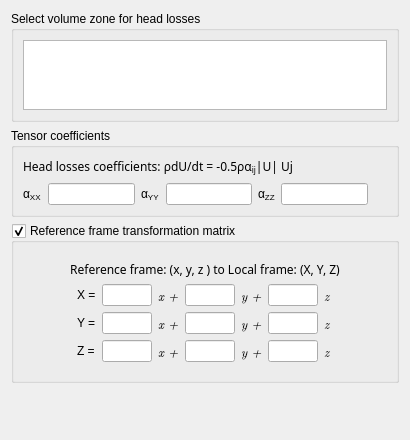
<?xml version="1.0" encoding="UTF-8"?>
<ui version="4.0">
 <class>HeadLossesForm</class>
 <widget class="QWidget" name="HeadLossesForm">
  <property name="geometry">
   <rect>
    <x>0</x>
    <y>0</y>
    <width>410</width>
    <height>440</height>
   </rect>
  </property>
  <property name="windowTitle">
   <string>Form</string>
  </property>
  <layout class="QVBoxLayout" name="verticalLayout">
   <item>
    <widget class="QGroupBox" name="groupBoxZones">
     <property name="maximumSize">
      <size>
       <width>16777215</width>
       <height>150</height>
      </size>
     </property>
     <property name="toolTip">
      <string>&lt;html&gt;&lt;head/&gt;&lt;body&gt;&lt;p&gt;&lt;span style=&quot; font-size:9pt;&quot;&gt;Define head losses on volume zones defined in the Volume regions definition heading.&lt;/span&gt;&lt;/p&gt;&lt;/body&gt;&lt;/html&gt;</string>
     </property>
     <property name="title">
      <string>Select volume zone for head losses </string>
     </property>
     <layout class="QGridLayout">
      <item row="0" column="0">
       <widget class="QTreeView" name="treeView">
        <property name="toolTip">
         <string>&lt;html&gt;&lt;head/&gt;&lt;body&gt;&lt;p&gt;&lt;span style=&quot; font-size:9pt;&quot;&gt;Define head losses on volume zones defined in the Volume regions definition heading.&lt;/span&gt;&lt;/p&gt;&lt;/body&gt;&lt;/html&gt;</string>
        </property>
        <property name="indentation">
         <number>0</number>
        </property>
        <property name="rootIsDecorated">
         <bool>false</bool>
        </property>
       </widget>
      </item>
     </layout>
    </widget>
   </item>
   <item>
    <widget class="QGroupBox" name="groupBoxDef">
     <property name="toolTip">
      <string>&lt;html&gt;&lt;head/&gt;&lt;body&gt;&lt;p&gt;&lt;span style=&quot; font-size:9pt;&quot;&gt;Define the coefficients of the head losses tensor. This tensor is symmetric and positive.&lt;/span&gt;&lt;/p&gt;&lt;p&gt;&lt;span style=&quot; font-size:9pt;&quot;&gt;(Code_Saturne key word: &lt;/span&gt;&lt;span style=&quot; font-size:9pt; font-weight:600;&quot;&gt;CKUPDC(NCEPDP,6)&lt;/span&gt;&lt;span style=&quot; font-size:9pt;&quot;&gt;)&lt;/span&gt;&lt;/p&gt;&lt;/body&gt;&lt;/html&gt;</string>
     </property>
     <property name="title">
      <string>Tensor coefficients</string>
     </property>
     <layout class="QHBoxLayout" name="horizontalLayout_2">
      <item>
       <spacer name="horizontalSpacer_2">
        <property name="orientation">
         <enum>Qt::Horizontal</enum>
        </property>
        <property name="sizeHint" stdset="0">
         <size>
          <width>1</width>
          <height>18</height>
         </size>
        </property>
       </spacer>
      </item>
      <item>
       <layout class="QGridLayout" name="gridLayout">
        <item row="0" column="0">
         <widget class="QLabel" name="label_17">
          <property name="font">
           <font>
            <family>Sans Serif</family>
            <pointsize>9</pointsize>
            <weight>50</weight>
            <italic>false</italic>
            <bold>false</bold>
           </font>
          </property>
          <property name="styleSheet">
           <string notr="true">font: 9pt &quot;Sans Serif&quot;;abd</string>
          </property>
          <property name="text">
           <string>Head losses coefficients: ρdU/dt = -0.5ρα&lt;sub&gt;ij&lt;/sub&gt;|U| U&lt;/sub&gt;j</string>
          </property>
         </widget>
        </item>
        <item row="1" column="0" colspan="2">
         <layout class="QHBoxLayout" name="horizontalLayout">
          <item>
           <widget class="QLabel" name="label_2">
            <property name="toolTip">
             <string>&lt;html&gt;&lt;head/&gt;&lt;body&gt;&lt;p&gt;&lt;span style=&quot; font-size:9pt;&quot;&gt;Define the first diagonal component of the head losses tensor.&lt;/span&gt;&lt;/p&gt;&lt;/body&gt;&lt;/html&gt;</string>
            </property>
            <property name="text">
             <string>α&lt;sub&gt;XX&lt;/sub&gt;</string>
            </property>
           </widget>
          </item>
          <item>
           <widget class="QLineEdit" name="lineEdit">
            <property name="toolTip">
             <string>&lt;html&gt;&lt;head/&gt;&lt;body&gt;&lt;p&gt;&lt;span style=&quot; font-size:9pt;&quot;&gt;Define the first diagonal component of the head losses tensor.&lt;/span&gt;&lt;/p&gt;&lt;/body&gt;&lt;/html&gt;</string>
            </property>
           </widget>
          </item>
          <item>
           <spacer>
            <property name="orientation">
             <enum>Qt::Horizontal</enum>
            </property>
            <property name="sizeHint" stdset="0">
             <size>
              <width>13</width>
              <height>20</height>
             </size>
            </property>
           </spacer>
          </item>
          <item>
           <widget class="QLabel" name="label_3">
            <property name="toolTip">
             <string>&lt;html&gt;&lt;head/&gt;&lt;body&gt;&lt;p&gt;&lt;span style=&quot; font-size:9pt;&quot;&gt;Define the second diagonal component of the head losses tensor.&lt;/span&gt;&lt;/p&gt;&lt;/body&gt;&lt;/html&gt;</string>
            </property>
            <property name="text">
             <string>α&lt;sub&gt;YY&lt;/sub&gt;</string>
            </property>
           </widget>
          </item>
          <item>
           <widget class="QLineEdit" name="lineEdit_2">
            <property name="toolTip">
             <string>&lt;html&gt;&lt;head/&gt;&lt;body&gt;&lt;p&gt;&lt;span style=&quot; font-size:9pt;&quot;&gt;Define the second diagonal component of the head losses tensor.&lt;/span&gt;&lt;/p&gt;&lt;/body&gt;&lt;/html&gt;</string>
            </property>
           </widget>
          </item>
          <item>
           <spacer>
            <property name="orientation">
             <enum>Qt::Horizontal</enum>
            </property>
            <property name="sizeHint" stdset="0">
             <size>
              <width>13</width>
              <height>20</height>
             </size>
            </property>
           </spacer>
          </item>
          <item>
           <widget class="QLabel" name="label_4">
            <property name="toolTip">
             <string>&lt;html&gt;&lt;head/&gt;&lt;body&gt;&lt;p&gt;&lt;span style=&quot; font-size:9pt;&quot;&gt;Define the third diagonal component of the head losses tensor.&lt;/span&gt;&lt;/p&gt;&lt;/body&gt;&lt;/html&gt;</string>
            </property>
            <property name="text">
             <string>α&lt;sub&gt;ZZ&lt;/sub&gt;</string>
            </property>
           </widget>
          </item>
          <item>
           <widget class="QLineEdit" name="lineEdit_3">
            <property name="toolTip">
             <string>&lt;html&gt;&lt;head/&gt;&lt;body&gt;&lt;p&gt;&lt;span style=&quot; font-size:9pt;&quot;&gt;Define the third diagonal component of the head losses tensor.&lt;/span&gt;&lt;/p&gt;&lt;/body&gt;&lt;/html&gt;</string>
            </property>
           </widget>
          </item>
          <item>
           <spacer name="horizontalSpacer_4">
            <property name="orientation">
             <enum>Qt::Horizontal</enum>
            </property>
            <property name="sizeHint" stdset="0">
             <size>
              <width>40</width>
              <height>20</height>
             </size>
            </property>
           </spacer>
          </item>
         </layout>
        </item>
        <item row="0" column="1">
         <spacer name="horizontalSpacer">
          <property name="orientation">
           <enum>Qt::Horizontal</enum>
          </property>
          <property name="sizeHint" stdset="0">
           <size>
            <width>76</width>
            <height>20</height>
           </size>
          </property>
         </spacer>
        </item>
       </layout>
      </item>
      <item>
       <spacer name="horizontalSpacer_3">
        <property name="orientation">
         <enum>Qt::Horizontal</enum>
        </property>
        <property name="sizeHint" stdset="0">
         <size>
          <width>6</width>
          <height>13</height>
         </size>
        </property>
       </spacer>
      </item>
     </layout>
    </widget>
   </item>
   <item>
    <widget class="QGroupBox" name="groupBox_3">
     <property name="enabled">
      <bool>true</bool>
     </property>
     <property name="toolTip">
      <string>&lt;html&gt;&lt;head/&gt;&lt;body&gt;&lt;p&gt;&lt;span style=&quot; font-size:9pt;&quot;&gt;Modify the reference frame transformation matrix to define a local frame.&lt;/span&gt;&lt;/p&gt;&lt;/body&gt;&lt;/html&gt;</string>
     </property>
     <property name="title">
      <string>Reference frame transformation matrix</string>
     </property>
     <property name="checkable">
      <bool>true</bool>
     </property>
     <property name="checked">
      <bool>true</bool>
     </property>
     <layout class="QGridLayout" name="_5">
      <item row="0" column="0">
       <widget class="QFrame" name="frameTransfo">
        <property name="frameShape">
         <enum>QFrame::NoFrame</enum>
        </property>
        <property name="frameShadow">
         <enum>QFrame::Raised</enum>
        </property>
        <property name="lineWidth">
         <number>0</number>
        </property>
        <layout class="QGridLayout" name="_6">
         <item row="0" column="0">
          <widget class="QLabel" name="label">
           <property name="font">
            <font>
             <family>Sans Serif</family>
             <pointsize>9</pointsize>
             <italic>false</italic>
            </font>
           </property>
           <property name="toolTip">
            <string>&lt;html&gt;&lt;head/&gt;&lt;body&gt;&lt;p&gt;&lt;span style=&quot; font-size:9pt;&quot;&gt;Modify the reference frame transformation matrix to define a local frame.&lt;/span&gt;&lt;/p&gt;&lt;/body&gt;&lt;/html&gt;</string>
           </property>
           <property name="text">
            <string>&lt;html&gt;&lt;head/&gt;&lt;body&gt;&lt;p&gt;Reference frame: (x, y, z ) to Local frame: (X, Y, Z)&lt;/p&gt;&lt;/body&gt;&lt;/html&gt;</string>
           </property>
           <property name="alignment">
            <set>Qt::AlignCenter</set>
           </property>
          </widget>
         </item>
         <item row="1" column="0">
          <layout class="QGridLayout" name="_7">
           <item row="0" column="0">
            <spacer>
             <property name="orientation">
              <enum>Qt::Horizontal</enum>
             </property>
             <property name="sizeHint" stdset="0">
              <size>
               <width>40</width>
               <height>20</height>
              </size>
             </property>
            </spacer>
           </item>
           <item row="0" column="1">
            <layout class="QGridLayout" name="_8">
             <item row="0" column="0">
              <widget class="QLabel" name="label_18">
               <property name="toolTip">
                <string>&lt;html&gt;&lt;head/&gt;&lt;body&gt;&lt;p&gt;&lt;span style=&quot; font-size:9pt;&quot;&gt;Modify the reference frame transformation matrix to define a local frame.&lt;/span&gt;&lt;/p&gt;&lt;/body&gt;&lt;/html&gt;</string>
               </property>
               <property name="text">
                <string>X =</string>
               </property>
              </widget>
             </item>
             <item row="0" column="1">
              <widget class="QLineEdit" name="lineEdit_4">
               <property name="minimumSize">
                <size>
                 <width>50</width>
                 <height>0</height>
                </size>
               </property>
               <property name="maximumSize">
                <size>
                 <width>50</width>
                 <height>16777215</height>
                </size>
               </property>
               <property name="toolTip">
                <string>&lt;html&gt;&lt;head/&gt;&lt;body&gt;&lt;p&gt;&lt;span style=&quot; font-size:9pt;&quot;&gt;Modify the reference frame transformation matrix to define a local frame.&lt;/span&gt;&lt;/p&gt;&lt;/body&gt;&lt;/html&gt;</string>
               </property>
              </widget>
             </item>
             <item row="0" column="2">
              <widget class="QLabel" name="label_19">
               <property name="font">
                <font>
                 <family>LMRoman10</family>
                 <pointsize>10</pointsize>
                 <weight>50</weight>
                 <italic>true</italic>
                 <bold>false</bold>
                </font>
               </property>
               <property name="toolTip">
                <string>&lt;html&gt;&lt;head/&gt;&lt;body&gt;&lt;p&gt;&lt;span style=&quot; font-size:9pt;&quot;&gt;Modify the reference frame transformation matrix to define a local frame.&lt;/span&gt;&lt;/p&gt;&lt;/body&gt;&lt;/html&gt;</string>
               </property>
               <property name="text">
                <string>x +</string>
               </property>
              </widget>
             </item>
             <item row="0" column="3">
              <widget class="QLineEdit" name="lineEdit_5">
               <property name="minimumSize">
                <size>
                 <width>50</width>
                 <height>0</height>
                </size>
               </property>
               <property name="maximumSize">
                <size>
                 <width>50</width>
                 <height>16777215</height>
                </size>
               </property>
               <property name="toolTip">
                <string>&lt;html&gt;&lt;head/&gt;&lt;body&gt;&lt;p&gt;&lt;span style=&quot; font-size:9pt;&quot;&gt;Modify the reference frame transformation matrix to define a local frame.&lt;/span&gt;&lt;/p&gt;&lt;/body&gt;&lt;/html&gt;</string>
               </property>
              </widget>
             </item>
             <item row="0" column="4">
              <widget class="QLabel" name="label_20">
               <property name="font">
                <font>
                 <family>LMRoman10</family>
                 <pointsize>10</pointsize>
                 <italic>true</italic>
                </font>
               </property>
               <property name="toolTip">
                <string>&lt;html&gt;&lt;head/&gt;&lt;body&gt;&lt;p&gt;&lt;span style=&quot; font-size:9pt;&quot;&gt;Modify the reference frame transformation matrix to define a local frame.&lt;/span&gt;&lt;/p&gt;&lt;/body&gt;&lt;/html&gt;</string>
               </property>
               <property name="text">
                <string>y +</string>
               </property>
              </widget>
             </item>
             <item row="0" column="5">
              <widget class="QLineEdit" name="lineEdit_6">
               <property name="minimumSize">
                <size>
                 <width>50</width>
                 <height>0</height>
                </size>
               </property>
               <property name="maximumSize">
                <size>
                 <width>50</width>
                 <height>16777215</height>
                </size>
               </property>
               <property name="toolTip">
                <string>&lt;html&gt;&lt;head/&gt;&lt;body&gt;&lt;p&gt;&lt;span style=&quot; font-size:9pt;&quot;&gt;Modify the reference frame transformation matrix to define a local frame.&lt;/span&gt;&lt;/p&gt;&lt;/body&gt;&lt;/html&gt;</string>
               </property>
              </widget>
             </item>
             <item row="0" column="6">
              <widget class="QLabel" name="label_21">
               <property name="font">
                <font>
                 <family>LMRoman10</family>
                 <pointsize>10</pointsize>
                 <italic>true</italic>
                </font>
               </property>
               <property name="toolTip">
                <string>&lt;html&gt;&lt;head/&gt;&lt;body&gt;&lt;p&gt;&lt;span style=&quot; font-size:9pt;&quot;&gt;Modify the reference frame transformation matrix to define a local frame.&lt;/span&gt;&lt;/p&gt;&lt;/body&gt;&lt;/html&gt;</string>
               </property>
               <property name="text">
                <string>z </string>
               </property>
              </widget>
             </item>
             <item row="1" column="0">
              <widget class="QLabel" name="label_22">
               <property name="toolTip">
                <string>&lt;html&gt;&lt;head/&gt;&lt;body&gt;&lt;p&gt;&lt;span style=&quot; font-size:9pt;&quot;&gt;Modify the reference frame transformation matrix to define a local frame.&lt;/span&gt;&lt;/p&gt;&lt;/body&gt;&lt;/html&gt;</string>
               </property>
               <property name="text">
                <string>Y =</string>
               </property>
              </widget>
             </item>
             <item row="1" column="1">
              <widget class="QLineEdit" name="lineEdit_8">
               <property name="minimumSize">
                <size>
                 <width>50</width>
                 <height>0</height>
                </size>
               </property>
               <property name="maximumSize">
                <size>
                 <width>50</width>
                 <height>16777215</height>
                </size>
               </property>
               <property name="toolTip">
                <string>&lt;html&gt;&lt;head/&gt;&lt;body&gt;&lt;p&gt;&lt;span style=&quot; font-size:9pt;&quot;&gt;Modify the reference frame transformation matrix to define a local frame.&lt;/span&gt;&lt;/p&gt;&lt;/body&gt;&lt;/html&gt;</string>
               </property>
              </widget>
             </item>
             <item row="1" column="2">
              <widget class="QLabel" name="label_23">
               <property name="font">
                <font>
                 <family>LMRoman10</family>
                 <pointsize>10</pointsize>
                 <italic>true</italic>
                </font>
               </property>
               <property name="toolTip">
                <string>&lt;html&gt;&lt;head/&gt;&lt;body&gt;&lt;p&gt;&lt;span style=&quot; font-size:9pt;&quot;&gt;Modify the reference frame transformation matrix to define a local frame.&lt;/span&gt;&lt;/p&gt;&lt;/body&gt;&lt;/html&gt;</string>
               </property>
               <property name="text">
                <string>x +</string>
               </property>
              </widget>
             </item>
             <item row="1" column="3">
              <widget class="QLineEdit" name="lineEdit_9">
               <property name="minimumSize">
                <size>
                 <width>50</width>
                 <height>0</height>
                </size>
               </property>
               <property name="maximumSize">
                <size>
                 <width>50</width>
                 <height>16777215</height>
                </size>
               </property>
               <property name="toolTip">
                <string>&lt;html&gt;&lt;head/&gt;&lt;body&gt;&lt;p&gt;&lt;span style=&quot; font-size:9pt;&quot;&gt;Modify the reference frame transformation matrix to define a local frame.&lt;/span&gt;&lt;/p&gt;&lt;/body&gt;&lt;/html&gt;</string>
               </property>
              </widget>
             </item>
             <item row="1" column="4">
              <widget class="QLabel" name="label_24">
               <property name="font">
                <font>
                 <family>LMRoman10</family>
                 <pointsize>10</pointsize>
                 <italic>true</italic>
                </font>
               </property>
               <property name="toolTip">
                <string>&lt;html&gt;&lt;head/&gt;&lt;body&gt;&lt;p&gt;&lt;span style=&quot; font-size:9pt;&quot;&gt;Modify the reference frame transformation matrix to define a local frame.&lt;/span&gt;&lt;/p&gt;&lt;/body&gt;&lt;/html&gt;</string>
               </property>
               <property name="text">
                <string>y +</string>
               </property>
              </widget>
             </item>
             <item row="1" column="5">
              <widget class="QLineEdit" name="lineEdit_7">
               <property name="minimumSize">
                <size>
                 <width>50</width>
                 <height>0</height>
                </size>
               </property>
               <property name="maximumSize">
                <size>
                 <width>50</width>
                 <height>16777215</height>
                </size>
               </property>
               <property name="toolTip">
                <string>&lt;html&gt;&lt;head/&gt;&lt;body&gt;&lt;p&gt;&lt;span style=&quot; font-size:9pt;&quot;&gt;Modify the reference frame transformation matrix to define a local frame.&lt;/span&gt;&lt;/p&gt;&lt;/body&gt;&lt;/html&gt;</string>
               </property>
              </widget>
             </item>
             <item row="1" column="6">
              <widget class="QLabel" name="label_25">
               <property name="font">
                <font>
                 <family>LMRoman10</family>
                 <pointsize>10</pointsize>
                 <italic>true</italic>
                </font>
               </property>
               <property name="toolTip">
                <string>&lt;html&gt;&lt;head/&gt;&lt;body&gt;&lt;p&gt;&lt;span style=&quot; font-size:9pt;&quot;&gt;Modify the reference frame transformation matrix to define a local frame.&lt;/span&gt;&lt;/p&gt;&lt;/body&gt;&lt;/html&gt;</string>
               </property>
               <property name="text">
                <string>z</string>
               </property>
              </widget>
             </item>
             <item row="2" column="0">
              <widget class="QLabel" name="label_26">
               <property name="toolTip">
                <string>&lt;html&gt;&lt;head/&gt;&lt;body&gt;&lt;p&gt;&lt;span style=&quot; font-size:9pt;&quot;&gt;Modify the reference frame transformation matrix to define a local frame.&lt;/span&gt;&lt;/p&gt;&lt;/body&gt;&lt;/html&gt;</string>
               </property>
               <property name="text">
                <string>Z =</string>
               </property>
              </widget>
             </item>
             <item row="2" column="1">
              <widget class="QLineEdit" name="lineEdit_11">
               <property name="minimumSize">
                <size>
                 <width>50</width>
                 <height>0</height>
                </size>
               </property>
               <property name="maximumSize">
                <size>
                 <width>50</width>
                 <height>16777215</height>
                </size>
               </property>
               <property name="toolTip">
                <string>&lt;html&gt;&lt;head/&gt;&lt;body&gt;&lt;p&gt;&lt;span style=&quot; font-size:9pt;&quot;&gt;Modify the reference frame transformation matrix to define a local frame.&lt;/span&gt;&lt;/p&gt;&lt;/body&gt;&lt;/html&gt;</string>
               </property>
              </widget>
             </item>
             <item row="2" column="2">
              <widget class="QLabel" name="label_27">
               <property name="font">
                <font>
                 <family>LMRoman10</family>
                 <pointsize>10</pointsize>
                 <italic>true</italic>
                </font>
               </property>
               <property name="toolTip">
                <string>&lt;html&gt;&lt;head/&gt;&lt;body&gt;&lt;p&gt;&lt;span style=&quot; font-size:9pt;&quot;&gt;Modify the reference frame transformation matrix to define a local frame.&lt;/span&gt;&lt;/p&gt;&lt;/body&gt;&lt;/html&gt;</string>
               </property>
               <property name="text">
                <string>x +</string>
               </property>
              </widget>
             </item>
             <item row="2" column="3">
              <widget class="QLineEdit" name="lineEdit_12">
               <property name="minimumSize">
                <size>
                 <width>50</width>
                 <height>0</height>
                </size>
               </property>
               <property name="maximumSize">
                <size>
                 <width>50</width>
                 <height>16777215</height>
                </size>
               </property>
               <property name="toolTip">
                <string>&lt;html&gt;&lt;head/&gt;&lt;body&gt;&lt;p&gt;&lt;span style=&quot; font-size:9pt;&quot;&gt;Modify the reference frame transformation matrix to define a local frame.&lt;/span&gt;&lt;/p&gt;&lt;/body&gt;&lt;/html&gt;</string>
               </property>
              </widget>
             </item>
             <item row="2" column="4">
              <widget class="QLabel" name="label_28">
               <property name="font">
                <font>
                 <family>LMRoman10</family>
                 <pointsize>10</pointsize>
                 <italic>true</italic>
                </font>
               </property>
               <property name="toolTip">
                <string>&lt;html&gt;&lt;head/&gt;&lt;body&gt;&lt;p&gt;&lt;span style=&quot; font-size:9pt;&quot;&gt;Modify the reference frame transformation matrix to define a local frame.&lt;/span&gt;&lt;/p&gt;&lt;/body&gt;&lt;/html&gt;</string>
               </property>
               <property name="text">
                <string>y +</string>
               </property>
              </widget>
             </item>
             <item row="2" column="5">
              <widget class="QLineEdit" name="lineEdit_10">
               <property name="minimumSize">
                <size>
                 <width>50</width>
                 <height>0</height>
                </size>
               </property>
               <property name="maximumSize">
                <size>
                 <width>50</width>
                 <height>16777215</height>
                </size>
               </property>
               <property name="toolTip">
                <string>&lt;html&gt;&lt;head/&gt;&lt;body&gt;&lt;p&gt;&lt;span style=&quot; font-size:9pt;&quot;&gt;Modify the reference frame transformation matrix to define a local frame.&lt;/span&gt;&lt;/p&gt;&lt;/body&gt;&lt;/html&gt;</string>
               </property>
              </widget>
             </item>
             <item row="2" column="6">
              <widget class="QLabel" name="label_29">
               <property name="font">
                <font>
                 <family>LMRoman10</family>
                 <pointsize>10</pointsize>
                 <italic>true</italic>
                </font>
               </property>
               <property name="toolTip">
                <string>&lt;html&gt;&lt;head/&gt;&lt;body&gt;&lt;p&gt;&lt;span style=&quot; font-size:9pt;&quot;&gt;Modify the reference frame transformation matrix to define a local frame.&lt;/span&gt;&lt;/p&gt;&lt;/body&gt;&lt;/html&gt;</string>
               </property>
               <property name="text">
                <string>z</string>
               </property>
              </widget>
             </item>
            </layout>
           </item>
           <item row="0" column="2">
            <spacer>
             <property name="orientation">
              <enum>Qt::Horizontal</enum>
             </property>
             <property name="sizeHint" stdset="0">
              <size>
               <width>40</width>
               <height>20</height>
              </size>
             </property>
            </spacer>
           </item>
          </layout>
         </item>
        </layout>
       </widget>
      </item>
     </layout>
    </widget>
   </item>
   <item>
    <spacer name="spacer">
     <property name="orientation">
      <enum>Qt::Vertical</enum>
     </property>
     <property name="sizeHint" stdset="0">
      <size>
       <width>17</width>
       <height>152</height>
      </size>
     </property>
    </spacer>
   </item>
  </layout>
 </widget>
 <resources/>
 <connections/>
</ui>
